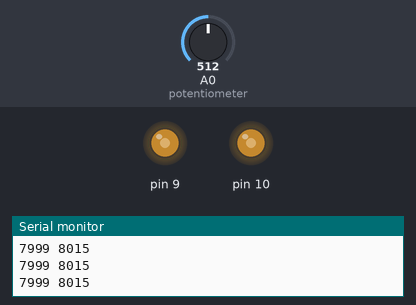
This sketch was run on a simulated Arduino Uno, built with avr-gcc and run on an emulated ATmega328P. On the bench: output pins drawn as LEDs (lit = HIGH), the last lines printed to the serial monitor. The inputs (shaded band) are chosen by the test bench; at power-on: A0 (potentiometer) = 512.

Above: at 1.4 s.
1.5 s: A0 (potentiometer) set to 716
At 2.1 s:
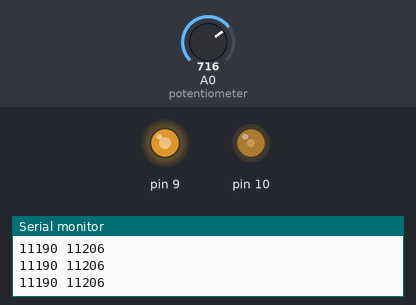
3.0 s: A0 (potentiometer) set to 900
At 3.6 s:
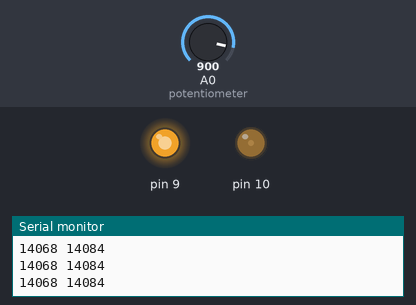
4.5 s: A0 (potentiometer) set to 1023
At 5.1 s:
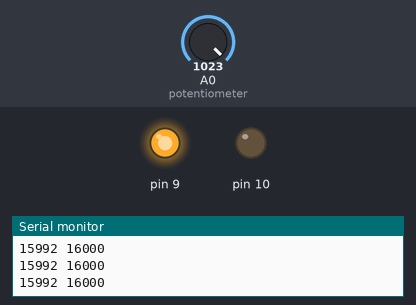
6.0 s: A0 (potentiometer) set to 306
At 6.6 s:
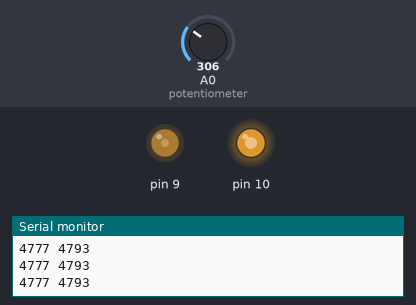
7.5 s: A0 (potentiometer) set to 122
At 8.1 s:
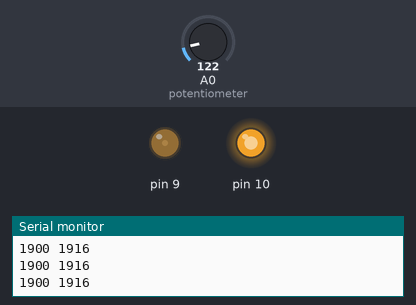
9.0 s: A0 (potentiometer) set to 0
At 9.6 s:
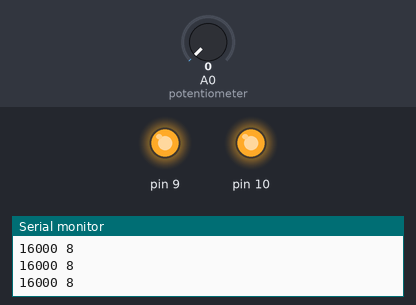
Timing chart, 0 to 11.5 s (numbered marks = the images above; inputs shaded):
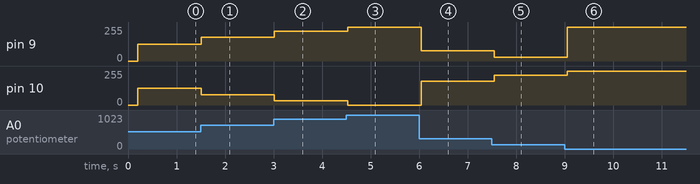

The sketch:

MTC_V3.ino
```cpp
/*
  Devin Hernandez
  Sophomore Project Lab
  PV-IES System
  10/9/23

  Third attempt to create an alternating PWM signal to control our gate driver. This time I am using timer registers instead of delays.
  This code is designed to work based in a control voltage that ranges from 0V - 5V. This control voltage comes from a potentiometer.
  It will be modified to take a control voltage from a Solar Panel to properly control a battery's output.

  Most of the code here is credited to John Wasser and Koepel, both from the Arduino Forum.

  Pins used:
    D9    PWM logic HIGH output
    D10   PWM Logic LOW output - is the compliment of D9
    A0    Analog input for the potentiometer - controls the PWM output of D9


  Software Version: 0.3.1
  Changelog:
      > 0.3.0   10/9/23
        -Created Program
      > 0.3.1   10/10/23
        -Removed "delta," an unneeded variable
        -Removed the delay at the end of the loop
        -Added constrain() functions for stability
      > 0.3.2 10/31/23
        -Attempted to define frequency


*/

const unsigned TOP = 16000;

void setup() {
  Serial.begin(115200);
  delay(200);

  digitalWrite(9, LOW);
  pinMode(9, OUTPUT);
  digitalWrite(10, LOW);
  pinMode(10, OUTPUT);

  // Stop Timer/Counter1
  TCCR1A = 0;  // Timer/Counter1 Control Register A
  TCCR1B = 0;  // Timer/Counter1 Control Register B
  TIMSK1 = 0;  // Timer/Counter1 Interrupt Mask Register
  //TCCR1B = TCCR1B & B11111000 | B00000001; //timer 1 PWM frequency of 31372.55 Hz

  // Set Timer/Counter1 to Waveform Generation Mode 8:
  // Phase and Frequency correct PWM with TOP set by ICR1
  TCCR1B |= _BV(WGM13);                 // WGM=8
  TCCR1A |= _BV(COM1A1);                // Normal PWM on Pin 9
  TCCR1A |= _BV(COM1B1) | _BV(COM1B0);  // Inverted PWM on Pin 10

  ICR1 = TOP;
  // Difference between OCR1A and OCR1B is Dead Time
  OCR1A = (TOP / 2) - 8;
  OCR1B = (TOP / 2) + 8;

  // Start timer by setting the clock-select bits to non-zero
  TCCR1B |= _BV(CS10);   // prescale = 1
}

void loop() {
  int sensorValue = analogRead(A0); // pull in a value based on potentiometer
  float voltage = sensorValue * (5.0 / 1023.0);  // change that value to range from 0 - 5
  int voltMap = voltage * (16000 / 5); // change voltage from 0 - 5 to 0 - 16k

  // add the value calulated from the potentiometer input to the compare registers.
  OCR1A = voltMap - 8;
  OCR1B = voltMap + 8;

  // constrain values to a range of 0 - 16k
  OCR1A = constrain(OCR1A, 0, TOP);
  OCR1B = constrain(OCR1B, 0, TOP);
  Serial.print(OCR1A);
  Serial.print(" ");
  Serial.println(OCR1B);
  delay(100);
}
```

Measured:
- after the input at 1.5 s, pin 9: 127/255 → 178/255 at once; pin 10: 127/255 → 76/255 at once
- after the input at 3.0 s, pin 9: 178/255 → 224/255 at once; pin 10: 76/255 → 31/255 at once
- after the input at 4.5 s, pin 9: 224/255 → 255/255 at once; pin 10: 31/255 → 0/255 at once
- after the input at 6.0 s, pin 9: 255/255 → 76/255 at once; pin 10: 0/255 → 179/255 at once
- after the input at 7.5 s, pin 9: 76/255 → 30/255 after 0.05 s; pin 10: 179/255 → 224/255 after 0.05 s
- after the input at 9.0 s, pin 9: 30/255 → 255/255 after 0.06 s; pin 10: 224/255 → 255/255 after 0.06 s
